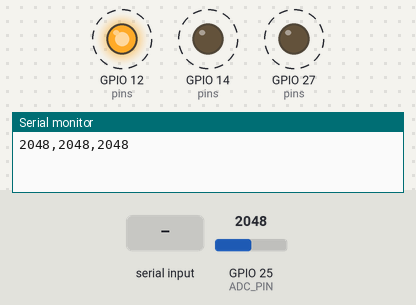
Bench run of a program on a simulated ESP32. On the bench: output pins drawn as LEDs (lit = HIGH), the last lines printed to the serial monitor. Dashed ring = blinking. Inputs (shaded band) come from the test bench; at power-on: GPIO 25 (ADC_PIN) = 2048.

Above: at 0.7 s.
1.3 s: "5\n" received over Serial
At 2.9 s:
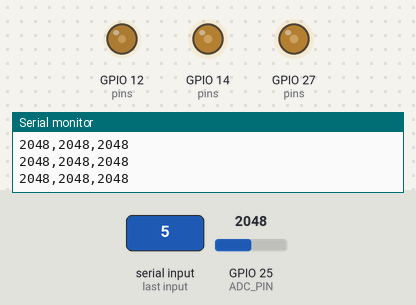
4.3 s: "90,45\n" received over Serial
At 4.52 s:
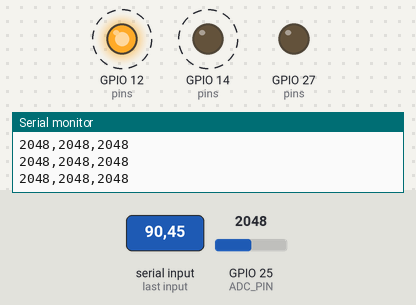
Timing chart, 0 to 13.3 s (numbered marks = the images above; inputs shaded):
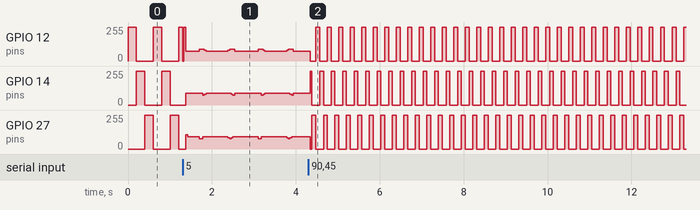

The program:

main.cpp
```cpp
#include <Arduino.h>
#include "ADC_Read.h"
#include "RGB_LED.h"
#include "PWM_ESP32.h"
//objects
ADC adc_ldr;
RGB_LED led_rgb;
String data_in;
//variables
const byte pins[3] = {12, 14, 27};
byte channels[3] = {0, 1, 2};
const byte ADC_PIN = 25; //Constantes snake case en mayusculas
uint16_t led_on_time = 200;
uint16_t reads[3];
ulong start_time;
byte states;

void setup()
{
  Serial.begin(115200); //La computadora espera 9600
  adc_ldr.begin(ADC_PIN, 12, 3.3F);
  led_rgb.begin(pins, channels, HIGH);
  states = RED;
  led_rgb.setColor(255, 0, 0);
  start_time = millis();
  //led_rgb.setup(pins, chan, 10000, 12);
}

void loop()
{

  if (millis() - start_time > led_on_time)
  {
    switch (states)
    {
    case RED:
      reads[RED] = adc_ldr.readRaw();
      states = GREEN;
      led_rgb.setColor(0, 255, 0);
      break;

    case GREEN:
      reads[GREEN] = adc_ldr.readRaw();
      states = BLUE;
      led_rgb.setColor(0, 0, 255);
      break;

    case BLUE:
      reads[BLUE] = adc_ldr.readRaw();
      Serial.printf("%d,%d,%d \n", reads[RED], reads[GREEN], reads[BLUE]);
      states = RED;
      led_rgb.setColor(255, 0, 0);
      break;
    }
    start_time = millis();
  }

  if (Serial.available())
  {
    data_in = Serial.readStringUntil('\n');
    led_on_time = data_in.toInt();
  }

}
```

Measured:
- by itself, GPIO 12 (pins), GPIO 14 (pins): alternates 255/255 for 0.09 s and 0/255 for 0.18 s
- by itself, GPIO 27 (pins): repeats every 0.27 s: 255/255 0.09 s, 0/255 0.18 s
